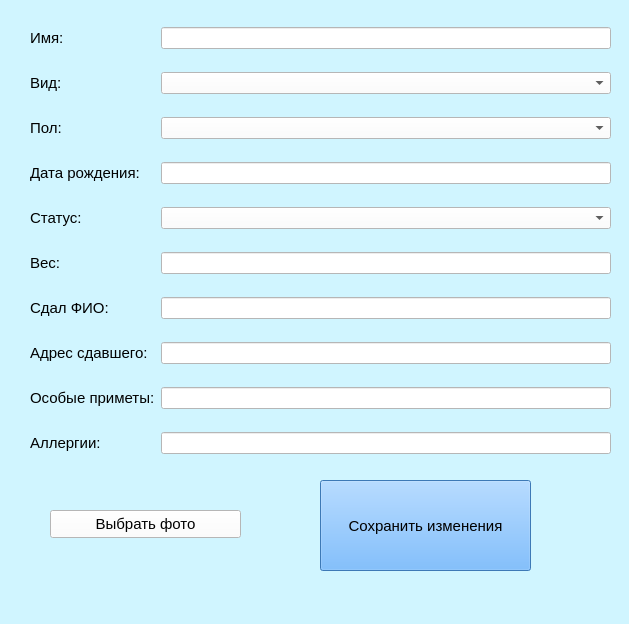
<?xml version="1.0" encoding="UTF-8"?>
<ui version="4.0">
 <class>MainWindow</class>
 <widget class="QMainWindow" name="MainWindow">
  <property name="geometry">
   <rect>
    <x>0</x>
    <y>0</y>
    <width>629</width>
    <height>624</height>
   </rect>
  </property>
  <property name="windowTitle">
   <string>MainWindow</string>
  </property>
  <property name="styleSheet">
   <string notr="true">background: rgb(208, 245, 255)</string>
  </property>
  <widget class="QWidget" name="centralwidget">
   <widget class="QPushButton" name="save_changes">
    <property name="geometry">
     <rect>
      <x>320</x>
      <y>480</y>
      <width>211</width>
      <height>91</height>
     </rect>
    </property>
    <property name="font">
     <font>
      <pointsize>11</pointsize>
     </font>
    </property>
    <property name="cursor">
     <cursorShape>PointingHandCursor</cursorShape>
    </property>
    <property name="styleSheet">
     <string notr="true">background: rgb(85, 170, 255)</string>
    </property>
    <property name="text">
     <string>Сохранить изменения</string>
    </property>
   </widget>
   <widget class="QPushButton" name="add_photo">
    <property name="geometry">
     <rect>
      <x>50</x>
      <y>510</y>
      <width>191</width>
      <height>28</height>
     </rect>
    </property>
    <property name="font">
     <font>
      <pointsize>11</pointsize>
     </font>
    </property>
    <property name="cursor">
     <cursorShape>PointingHandCursor</cursorShape>
    </property>
    <property name="styleSheet">
     <string notr="true">background: rgb(255, 255, 255)</string>
    </property>
    <property name="text">
     <string>Выбрать фото</string>
    </property>
   </widget>
   <widget class="QWidget" name="gridLayoutWidget_2">
    <property name="geometry">
     <rect>
      <x>30</x>
      <y>10</y>
      <width>581</width>
      <height>461</height>
     </rect>
    </property>
    <layout class="QGridLayout" name="gridLayout_2">
     <item row="3" column="1">
      <widget class="QComboBox" name="gender_edit">
       <property name="styleSheet">
        <string notr="true">background: rgb(255, 255, 255)</string>
       </property>
      </widget>
     </item>
     <item row="3" column="0">
      <widget class="QLabel" name="label_5">
       <property name="font">
        <font>
         <pointsize>11</pointsize>
        </font>
       </property>
       <property name="text">
        <string>Пол:</string>
       </property>
      </widget>
     </item>
     <item row="8" column="0">
      <widget class="QLabel" name="label_10">
       <property name="font">
        <font>
         <pointsize>11</pointsize>
        </font>
       </property>
       <property name="text">
        <string>Сдал ФИО:</string>
       </property>
      </widget>
     </item>
     <item row="7" column="1">
      <widget class="QLineEdit" name="weight_edit">
       <property name="styleSheet">
        <string notr="true">background: rgb(255, 255, 255)</string>
       </property>
      </widget>
     </item>
     <item row="6" column="1">
      <widget class="QComboBox" name="status_edit">
       <property name="styleSheet">
        <string notr="true">background: rgb(255, 255, 255)</string>
       </property>
      </widget>
     </item>
     <item row="9" column="0">
      <widget class="QLabel" name="label_11">
       <property name="font">
        <font>
         <pointsize>11</pointsize>
        </font>
       </property>
       <property name="text">
        <string>Адрес сдавшего:</string>
       </property>
      </widget>
     </item>
     <item row="8" column="1">
      <widget class="QLineEdit" name="owner_edit">
       <property name="styleSheet">
        <string notr="true">background: rgb(255, 255, 255)</string>
       </property>
      </widget>
     </item>
     <item row="1" column="0">
      <widget class="QLabel" name="label_6">
       <property name="font">
        <font>
         <pointsize>11</pointsize>
        </font>
       </property>
       <property name="text">
        <string>Вид:</string>
       </property>
      </widget>
     </item>
     <item row="0" column="1">
      <widget class="QLineEdit" name="name">
       <property name="styleSheet">
        <string notr="true">background: rgb(255, 255, 255)</string>
       </property>
      </widget>
     </item>
     <item row="5" column="0">
      <widget class="QLabel" name="label_7">
       <property name="font">
        <font>
         <pointsize>11</pointsize>
        </font>
       </property>
       <property name="text">
        <string>Дата рождения:</string>
       </property>
      </widget>
     </item>
     <item row="5" column="1">
      <widget class="QLineEdit" name="birthday">
       <property name="styleSheet">
        <string notr="true">background: rgb(255, 255, 255)</string>
       </property>
      </widget>
     </item>
     <item row="1" column="1">
      <widget class="QComboBox" name="combo_type">
       <property name="styleSheet">
        <string notr="true">background: rgb(255, 255, 255)</string>
       </property>
      </widget>
     </item>
     <item row="0" column="0">
      <widget class="QLabel" name="label_8">
       <property name="font">
        <font>
         <pointsize>11</pointsize>
        </font>
       </property>
       <property name="text">
        <string>Имя:</string>
       </property>
      </widget>
     </item>
     <item row="10" column="1">
      <widget class="QLineEdit" name="description_edit">
       <property name="styleSheet">
        <string notr="true">background: rgb(255, 255, 255)</string>
       </property>
      </widget>
     </item>
     <item row="10" column="0">
      <widget class="QLabel" name="label_12">
       <property name="font">
        <font>
         <pointsize>11</pointsize>
        </font>
       </property>
       <property name="text">
        <string>Особые приметы:</string>
       </property>
      </widget>
     </item>
     <item row="6" column="0">
      <widget class="QLabel" name="label_9">
       <property name="font">
        <font>
         <pointsize>11</pointsize>
        </font>
       </property>
       <property name="text">
        <string>Статус:</string>
       </property>
      </widget>
     </item>
     <item row="7" column="0">
      <widget class="QLabel" name="label_13">
       <property name="font">
        <font>
         <pointsize>11</pointsize>
        </font>
       </property>
       <property name="text">
        <string>Вес:</string>
       </property>
      </widget>
     </item>
     <item row="9" column="1">
      <widget class="QLineEdit" name="adres_edit">
       <property name="styleSheet">
        <string notr="true">background: rgb(255, 255, 255)</string>
       </property>
      </widget>
     </item>
     <item row="11" column="0">
      <widget class="QLabel" name="label_14">
       <property name="font">
        <font>
         <pointsize>11</pointsize>
        </font>
       </property>
       <property name="text">
        <string>Аллергии:</string>
       </property>
      </widget>
     </item>
     <item row="11" column="1">
      <widget class="QLineEdit" name="allergies">
       <property name="styleSheet">
        <string notr="true">background: rgb(255, 255, 255)</string>
       </property>
      </widget>
     </item>
    </layout>
   </widget>
  </widget>
  <widget class="QMenuBar" name="menubar">
   <property name="geometry">
    <rect>
     <x>0</x>
     <y>0</y>
     <width>629</width>
     <height>26</height>
    </rect>
   </property>
  </widget>
  <widget class="QStatusBar" name="statusbar"/>
 </widget>
 <resources/>
 <connections/>
</ui>
